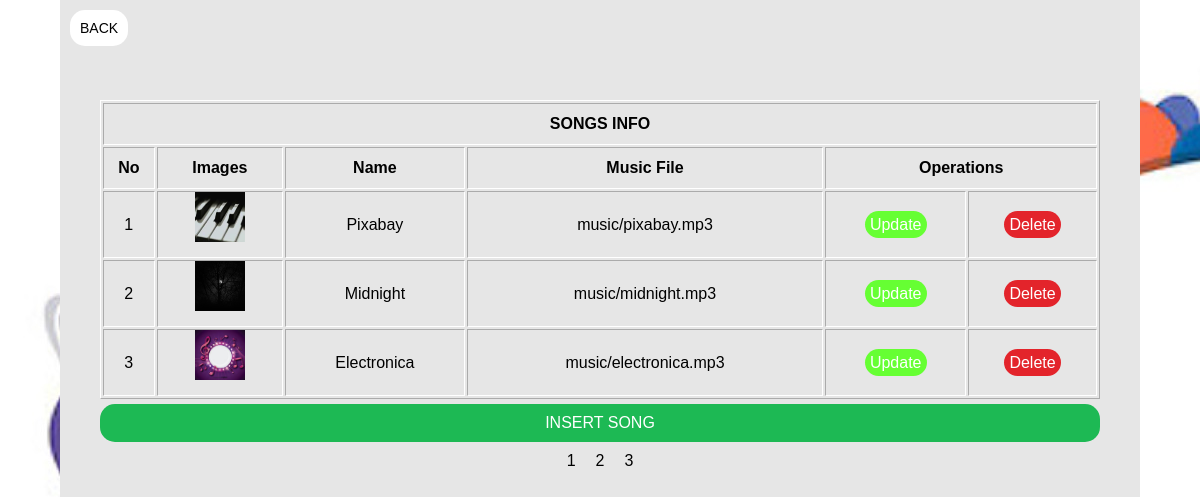
/auth/editSong.php (signed in), run on the app's committed database.
### tables this page shows
CREATE TABLE IF NOT EXISTS `songs` (
  `id` int(11) NOT NULL AUTO_INCREMENT,
  `title` varchar(50) NOT NULL,
  `filePath` varchar(50) NOT NULL,
  `imgPath` varchar(50) NOT NULL,
  `dateAdded` timestamp NOT NULL DEFAULT CURRENT_TIMESTAMP,
  `singerID` int(11) NOT NULL,
  PRIMARY KEY (`id`),
  KEY `singerID` (`singerID`)
);

### auth/editSong.php (the view, shortened to what this page needs)
<?php
include("../utils/dbConnection.php");
$sql = "SELECT * FROM songs";
$result = mysqli_query($conn, $sql);
$songs = mysqli_fetch_all($result, MYSQLI_ASSOC);
?>
<!DOCTYPE html>
<html lang="en">
<head>
    <link rel="stylesheet" href="./css/editSong.css">
    <link rel="stylesheet" href="https://cdnjs.cloudflare.com/ajax/libs/font-awesome/4.7.0/css/font-awesome.min.css">
</head>
<body>
    <div class="container">
        <div class="link">
            <a class="ca2" href="adminDashboard.php">BACK</a>
        </div>
        <table align="center" border="1" style="border-color: #fff;" class="displaySong">
            <tr>
                <th colspan="6">SONGS INFO</th>
            </tr>
            <tr>
                <th>No</th>
                <th>Images</th>
                <th>Name</th>
                <th>Music File</th>
                <th colspan="3">Operations</th>
            </tr>
            <?php foreach ($songs as $index => $song) : if ($index == 5) break; ?>
                <tr>
                    <td><?php echo $index + 1; ?></td>
                    <td><img style="width: 50px; height: 50px;" src="<?php echo '../' . $song['imgPath'] ?>"></td>
                    <td><?php echo $song['title']; ?></td>
                    <td><?php echo $song['filePath']; ?></td>
                    <td><a style="padding: 5px; background-color: #66FF33; color: #fff; border-radius: 15px; text-decoration: none;" href="insertSong.php?id=<?php echo $song['id'] ?>">Update</a></td>
                    <td><a style="padding: 5px; background-color: #E3242B; color: #fff; border-radius: 15px; text-decoration: none;" href="deleteSong.php?id=<?php echo $song['id'] ?>">Delete</a></td>
                </tr>
            <?php endforeach; ?>
        </table>
        <div class="c3"><a href=insertSong.php>INSERT SONG</a></div>
        <div class="paginationButton">
            <ul style="display: flex; list-style-type: none; color: black; margin: 0 auto; justify-content: center;">
                <li onclick="pagination(this.value);" style="padding: 10px;" value="1"> 1</li>
                <li onclick="pagination(this.value);" style="padding: 10px;" value="2"> 2</li>
                <li onclick="pagination(this.value);" style="padding: 10px;" value="3"> 3</li>
            </ul>
        </div>
    </div>
</body>
</html>

### auth/css/editSong.css (style rules this page uses)
body { background-image: url(../spotify-theme.png); display: flex; justify-content: center; align-items: center; height: 100vh; flex-direction: column; position: relative; }
* { font-family: sans-serif; box-sizing: border-box; padding: 0; margin: 0; }
.container { text-align: center; width: 1080px; height: 100%; background-color: rgb(230, 230, 230); color: black; padding-top: 100px; position: relative; overflow: hidden; }
.displaySong { margin: 0 auto; }
.ca2 { font-size: 14px; padding: 10px; display: inline-block; text-decoration: none; color: black; background-color: #fff; padding: 10px 10px; border-radius: 15px; margin-bottom: 5px; position: absolute; top: 0; left: 0; }
.c3 { width : 1000px; background-color: #1DB954; margin: 0 auto; margin-top: 5px; border-radius: 15px; padding: 10px; }
.c3 > a { text-decoration: none; color: #fff; }
td { text-align: center; }
.link { display: flex; justify-content: space-between; width: 40%; margin: 10px; position: absolute; top: 0; left: 0; }
table { width:1000px; line-height:40px; }

### data on the page
songs: imgPath (picture), title "Pixabay", filePath "music/pixabay.mp3"
songs: imgPath (picture), title "Midnight", filePath "music/midnight.mp3"
songs: imgPath (picture), title "Electronica", filePath "music/electronica.mp3"
